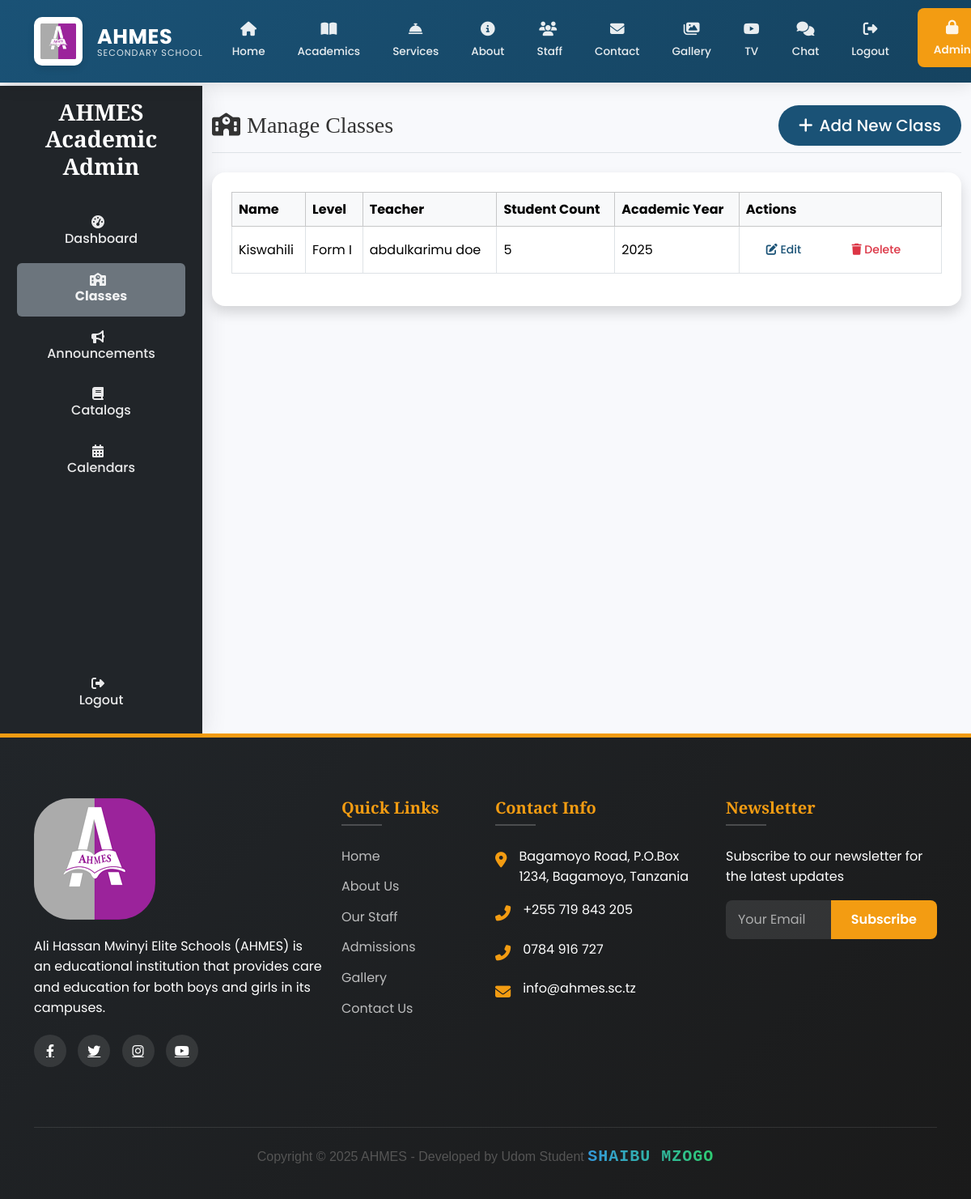
The page /ad/classes/ (signed in) on the database as committed earlier.
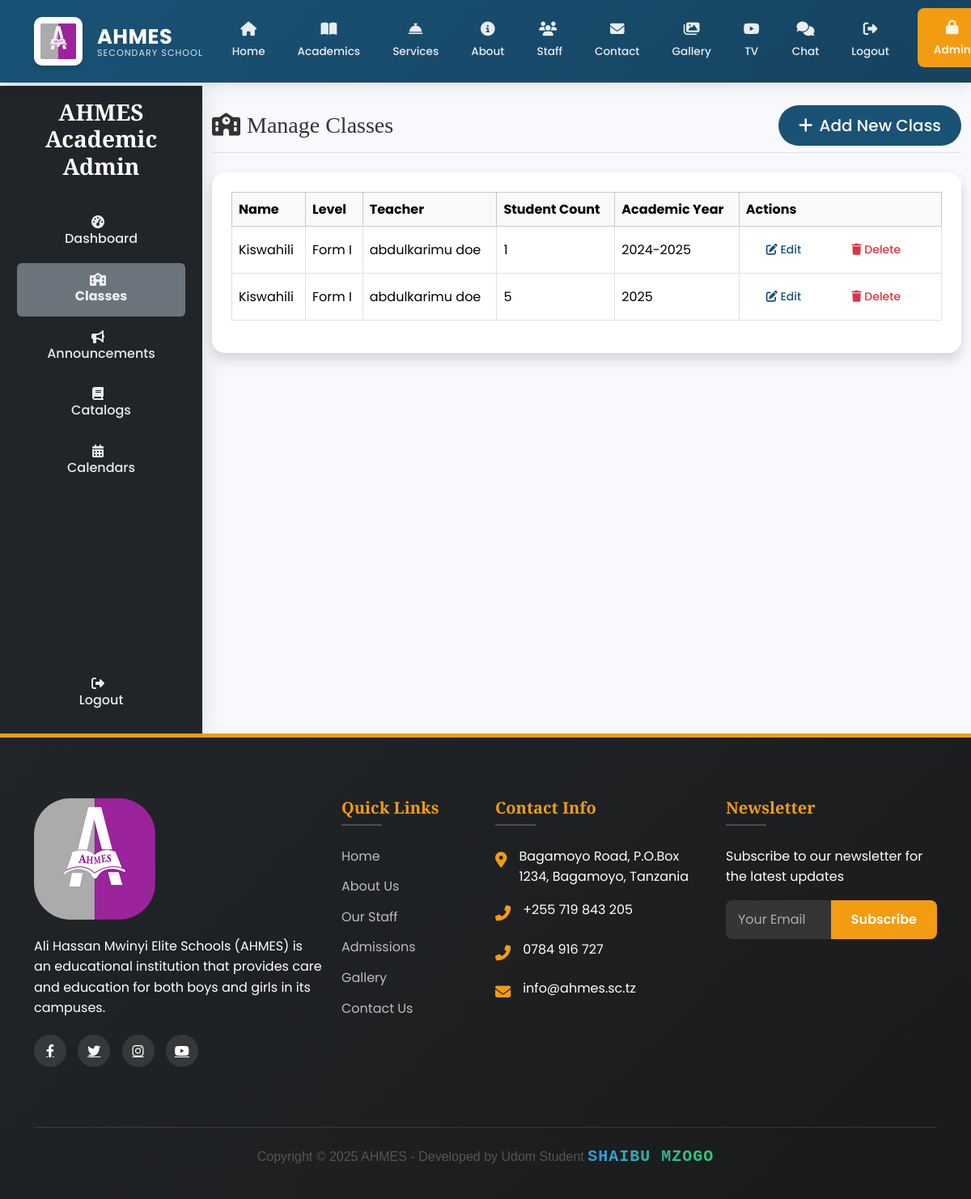
The same page on the database as committed later.
### main/models.py (models this page shows, shortened)
class SchoolClass(models.Model):
    name = models.CharField(max_length=100)
    level = models.ForeignKey(Level, on_delete=models.CASCADE)
    teacher = models.ForeignKey(StaffMember, on_delete=models.CASCADE)
    students = models.ManyToManyField(Student)
    academic_year = models.CharField(max_length=20)
    created_at = models.DateTimeField(auto_now_add=True)
    updated_at = models.DateTimeField(auto_now=True)
    @property
    def student_count(self):
        return self.students.count()

class Level(models.Model):
    name = models.CharField(max_length=100)
    description = models.TextField()

class StaffMember(models.Model):
    POSITION_CHOICES = [
        ('Teacher', 'Teacher'),
        ('Administrator', 'Administrator'),
        ('Support', 'Support Staff'),
    ]
    user = models.OneToOneField(
        User,
        on_delete=models.CASCADE,
        related_name='staff_profile',
        null=True,
        blank=True
    )
    first_name = models.CharField(max_length=100)
    middle_name = models.CharField(max_length=100, blank=True)
    last_name = models.CharField(max_length=100)
    position = models.CharField(max_length=50, choices=POSITION_CHOICES)
    office_number = models.CharField(max_length=20, blank=True)
    office_location = models.CharField(max_length=200, blank=True)
    specialization = models.CharField(max_length=200)
    campus = models.ForeignKey(
        Campus,
        on_delete=models.CASCADE,
        related_name='staff_members'
    )
    phone = models.CharField(max_length=20)
    email = models.EmailField()
    joined_date = models.DateField()
    image = CloudinaryField('staff', folder="school/staff",
                          transformation={'quality': 'auto:good'})
    created_at = models.DateTimeField(auto_now_add=True)
    updated_at = models.DateTimeField(auto_now=True)
    class Meta:
        ordering = ['-created_at']
        verbose_name = 'Staff Member'
        verbose_name_plural = 'Staff Members'

### main/views.py (the view)
# urls.py: path('ad/classes/', manage_classes, name='manage_classes'),
@login_required
@user_passes_test(is_academic_admin)
def manage_classes(request):
    classes = SchoolClass.objects.all().order_by('-created_at')
    return render(request, 'main/manage_classes.html', {'classes': classes})

### main/context_processors.py (called while the page is built)
def admin_counts(request):
    if request.user.is_authenticated and request.user.is_admin:
        return {
            'pending_comments': Comment.objects.filter(is_approved=False).count(),
            'gallery_count': Gallery.objects.count(),
        }
    return {}

def unread_messages_count(request):
    if request.user.is_authenticated:
        count = Message.objects.filter(
            conversation__participants=request.user,
            is_read=False
        ).exclude(
            sender=request.user
        ).count()
        print(f"DEBUG: Unread messages count for {request.user}: {count}")  # Debug output
        return {'unread_messages_count': count}
    return {}

### main/models.py (called while the page is built)
    def __str__(self):
        return self.username

### main/views.py (called while the page is built)
def is_academic_admin(user):
    return user.is_authenticated and (
        user.is_admin or
        (hasattr(user, 'staff_profile') and user.staff_profile.position == 'Administrator')
    )

### main/templates/main/manage_classes.html (shortened to what this page needs)
{% extends 'main/base.html' %}
{% load static %}
{% block content %}
<div class="wrapper">
  {% include 'main/sidebar2.html' %}
  <div class="main-content">
    <div class="container-fluid py-4">
      <div class="d-flex justify-content-between flex-wrap flex-md-nowrap align-items-center mb-4 border-bottom pb-2">
        <h1 class="h3 mb-0 text-gray-800">
          <i class="fas fa-school me-2"></i>Manage Classes
        </h1>
        <a href="{% url 'add_class' %}" class="btn btn-primary btn-lg rounded-pill">
          <i class="fas fa-plus me-2"></i>Add New Class
        </a>
      </div>
      <div class="card shadow rounded-4">
        <div class="card-body p-4">
          {% if classes %}
            <div class="table-responsive">
              <table class="table table-hover table-bordered align-middle">
                <thead class="table-light">
                  <tr>
                    <th>Name</th>
                    <th>Level</th>
                    <th>Teacher</th>
                    <th>Student Count</th>
                    <th>Academic Year</th>
                    <th>Actions</th>
                  </tr>
                </thead>
                <tbody>
                  {% for class in classes %}
                  <tr>
                    <td>{{ class.name }}</td>
                    <td>{{ class.level.name }}</td>
                    <td>{{ class.teacher.first_name }} {{ class.teacher.last_name }}</td>
                    <td>{{ class.student_count }}</td>
                    <td>{{ class.academic_year }}</td>
                    <td>
                      <a href="{% url 'edit_class' class.pk %}" class="btn btn-sm btn-outline-primary rounded-pill me-2">
                        <i class="fas fa-edit"></i> Edit
                      </a>
                      <a href="{% url 'delete_class' class.pk %}" class="btn btn-sm btn-outline-danger rounded-pill">
                        <i class="fas fa-trash"></i> Delete
                      </a>
                    </td>
                  </tr>
                  {% endfor %}
                </tbody>
              </table>
            </div>
          {% else %}
            <div class="alert alert-info" role="alert">
              No classes found.
            </div>
          {% endif %}
        </div>
      </div>
    </div>
  </div>
</div>
{% endblock %}

Rows that differ between the two databases and show on the page:
added SchoolClass: name "Kiswahili", level.name "Form I", teacher.first_name "abdulkarimu", teacher.last_name "doe", student_count "1", academic_year "2024-2025"
